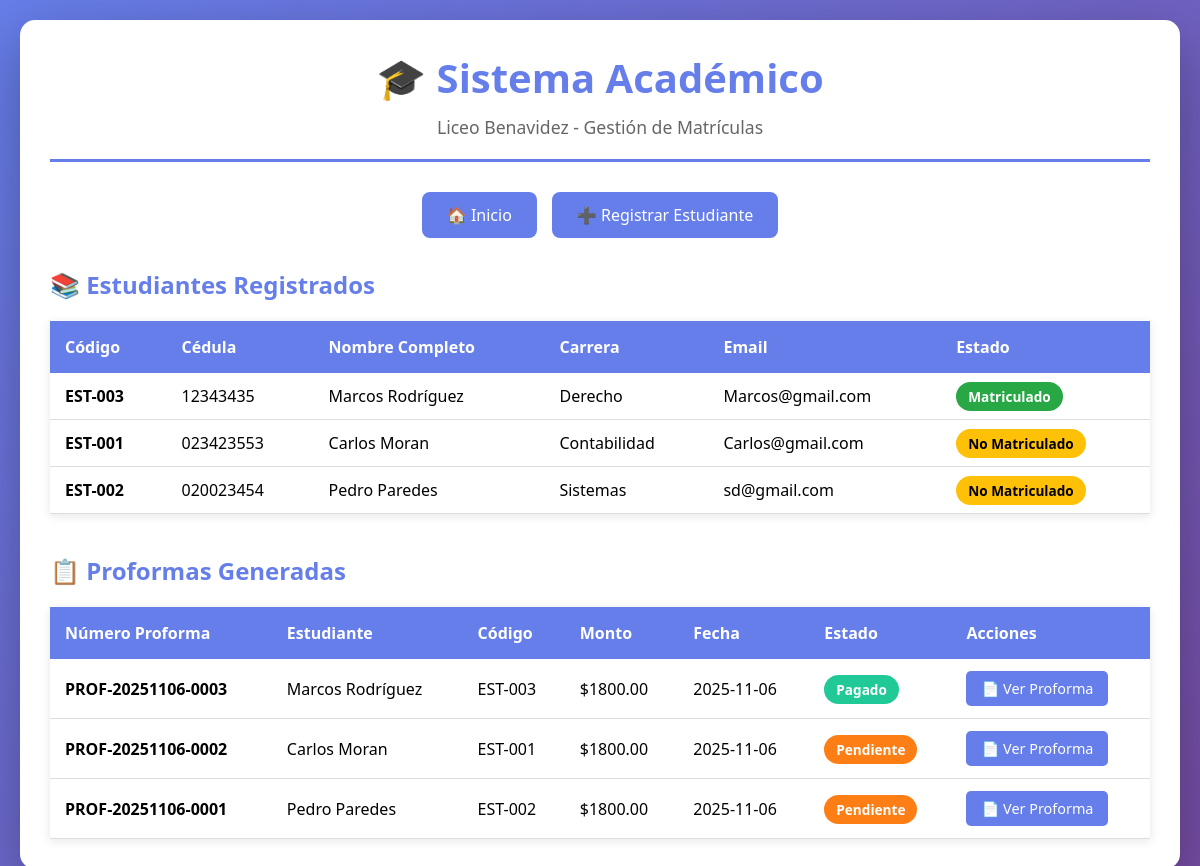
Before: / with the older database file.
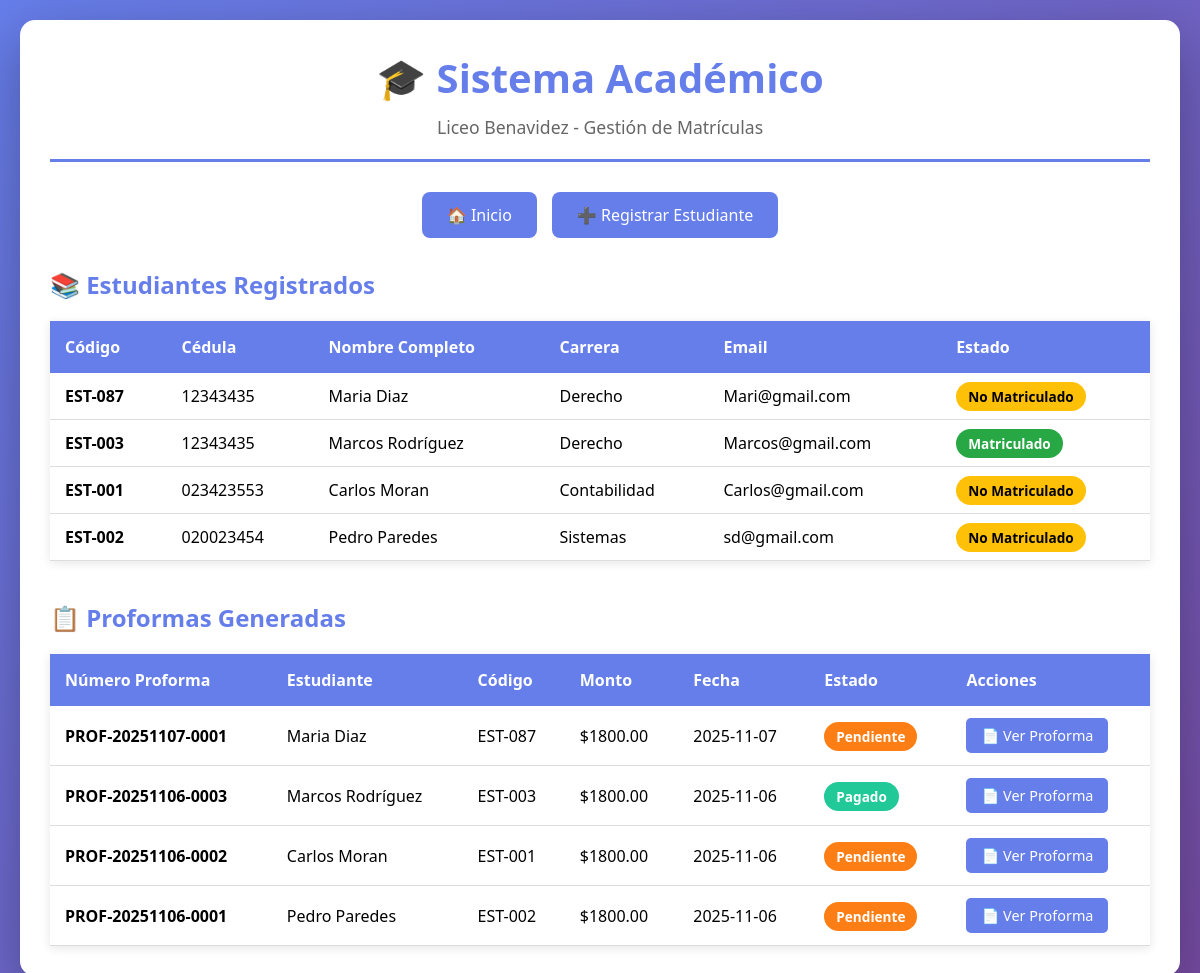
After: the same page with the newer database file.
### tables this page shows
CREATE TABLE estudiantes (
            id INTEGER PRIMARY KEY AUTOINCREMENT,
            codigo_estudiante TEXT UNIQUE NOT NULL,
            cedula TEXT NOT NULL,
            nombre TEXT NOT NULL,
            apellido TEXT NOT NULL,
            carrera TEXT NOT NULL,
            email TEXT NOT NULL,
            estado_matricula TEXT DEFAULT 'no_matriculado',
            fecha_registro TIMESTAMP DEFAULT CURRENT_TIMESTAMP
        );

CREATE TABLE proformas (
            id INTEGER PRIMARY KEY AUTOINCREMENT,
            numero_proforma TEXT UNIQUE NOT NULL,
            id_estudiante INTEGER NOT NULL,
            codigo_estudiante TEXT NOT NULL,
            monto REAL NOT NULL,
            fecha_generacion TIMESTAMP DEFAULT CURRENT_TIMESTAMP,
            estado TEXT DEFAULT 'pendiente',
            FOREIGN KEY (id_estudiante) REFERENCES estudiantes(id)
        );

### app.py (the view)
@app.route('/')
def index():
    conn = get_db_connection()
    estudiantes = conn.execute('SELECT * FROM estudiantes ORDER BY fecha_registro DESC').fetchall()
    proformas = conn.execute('''
        SELECT p.*, e.nombre, e.apellido
        FROM proformas p
        JOIN estudiantes e ON p.id_estudiante = e.id
        ORDER BY p.fecha_generacion DESC
    ''').fetchall()
    conn.close()
    return render_template('index.html', estudiantes=estudiantes, proformas=proformas)

### database.py (called while the page is built)
def get_db_connection():
    conn = sqlite3.connect(DATABASE)
    conn.row_factory = sqlite3.Row  # Para acceder a columnas por nombre
    return conn

### templates/index.html (shortened to what this page needs)
{% extends "base.html" %}
{% block content %}
<h2 style="color: #667eea; margin-bottom: 20px;">📚 Estudiantes Registrados</h2>
{% if estudiantes %}
<table>
    <thead>
        <tr>
            <th>Código</th>
            <th>Cédula</th>
            <th>Nombre Completo</th>
            <th>Carrera</th>
            <th>Email</th>
            <th>Estado</th>
        </tr>
    </thead>
    <tbody>
        {% for estudiante in estudiantes %}
        <tr>
            <td><strong>{{ estudiante.codigo_estudiante }}</strong></td>
            <td>{{ estudiante.cedula }}</td>
            <td>{{ estudiante.nombre }} {{ estudiante.apellido }}</td>
            <td>{{ estudiante.carrera }}</td>
            <td>{{ estudiante.email }}</td>
            <td>
                <span class="badge {{ estudiante.estado_matricula.replace('_', '-') }}">
                    {{ estudiante.estado_matricula.replace('_', ' ').title() }}
                </span>
            </td>
        </tr>
        {% endfor %}
    </tbody>
</table>
{% else %}
<div class="empty-state">
    <p>📭 No hay estudiantes registrados aún</p>
    <p>Comienza registrando un nuevo estudiante</p>
</div>
{% endif %}
<h2 style="color: #667eea; margin: 40px 0 20px 0;">📋 Proformas Generadas</h2>
{% if proformas %}
<table>
    <thead>
        <tr>
            <th>Número Proforma</th>
            <th>Estudiante</th>
            <th>Código</th>
            <th>Monto</th>
            <th>Fecha</th>
            <th>Estado</th>
            <th class="no-print">Acciones</th>
        </tr>
    </thead>
    <tbody>
        {% for proforma in proformas %}
        <tr>
            <td><strong>{{ proforma.numero_proforma }}</strong></td>
            <td>{{ proforma.nombre }} {{ proforma.apellido }}</td>
            <td>{{ proforma.codigo_estudiante }}</td>
            <td>${{ "%.2f"|format(proforma.monto) }}</td>
            <td>{{ proforma.fecha_generacion[:10] }}</td>
            <td><span class="badge {{ proforma.estado }}">{{ proforma.estado.title() }}</span></td>
            <td class="no-print">
                <a href="{{ url_for('ver_proforma', numero_proforma=proforma.numero_proforma) }}"
                   style="background: #667eea; color: white; padding: 8px 15px; border-radius: 5px; text-decoration: none; font-size: 0.9em; display: inline-block;">
                    📄 Ver Proforma
                </a>
            </td>
        </tr>
        {% endfor %}
    </tbody>
</table>
{% else %}
<div class="empty-state">
    <p>📭 No hay proformas generadas aún</p>
</div>
{% endif %}
{% endblock %}

### templates/base.html (shortened to what this page needs)
<!DOCTYPE html>
<html lang="es">
<head>
</head>
<body>
    <div class="container">
        <header>
            <h1>🎓 Sistema Académico</h1>
            <p class="subtitle">Liceo Benavidez - Gestión de Matrículas</p>
        </header>
<nav>
    <a href="{{ url_for('index') }}">🏠 Inicio</a>
    <a href="{{ url_for('registro') }}">➕ Registrar Estudiante</a>
</nav>
        {% block content %}{% endblock %}
    </div>
</body>
</html>

### templates/base.html (style rules this page uses)
* { margin: 0; padding: 0; box-sizing: border-box; }
body { font-family: 'Segoe UI', Tahoma, Geneva, Verdana, sans-serif; background: linear-gradient(135deg, #667eea 0%, #764ba2 100%); min-height: 100vh; padding: 20px; }
.container { max-width: 1200px; margin: 0 auto; background: white; border-radius: 15px; box-shadow: 0 20px 60px rgba(0,0,0,0.3); padding: 30px; }
header { text-align: center; margin-bottom: 30px; padding-bottom: 20px; border-bottom: 3px solid #667eea; }
h1 { color: #667eea; font-size: 2.5em; margin-bottom: 10px; }
.subtitle { color: #666; font-size: 1.1em; }
nav { display: flex; gap: 15px; justify-content: center; margin-bottom: 30px; flex-wrap: wrap; }
nav a { background: #667eea; color: white; padding: 12px 25px; text-decoration: none; border-radius: 8px; transition: all 0.3s; font-weight: 500; }
table { width: 100%; border-collapse: collapse; margin-top: 20px; box-shadow: 0 2px 10px rgba(0,0,0,0.1); }
th { background: #667eea; color: white; padding: 15px; text-align: left; font-weight: 600; }
td { padding: 12px 15px; border-bottom: 1px solid #ddd; }
.badge { padding: 5px 12px; border-radius: 20px; font-size: 0.85em; font-weight: 600; }
.badge.no-matriculado { background: #ffc107; color: #000; }
.badge.matriculado { background: #28a745; color: white; }
.badge.pendiente { background: #fd7e14; color: white; }
.badge.pagado { background: #20c997; color: white; }

Changed rows visible on the page:
added estudiantes: codigo_estudiante "EST-087", cedula "12343435", nombre "Maria", apellido "Diaz", carrera "Derecho", email "Mari@gmail.com", estado_matricula.replace "No Matriculado"
added proformas: numero_proforma "PROF-20251107-0001", nombre "Maria", apellido "Diaz", codigo_estudiante "EST-087", monto "1800.00", fecha_generacion "2025-11-07", estado "Pendiente"
